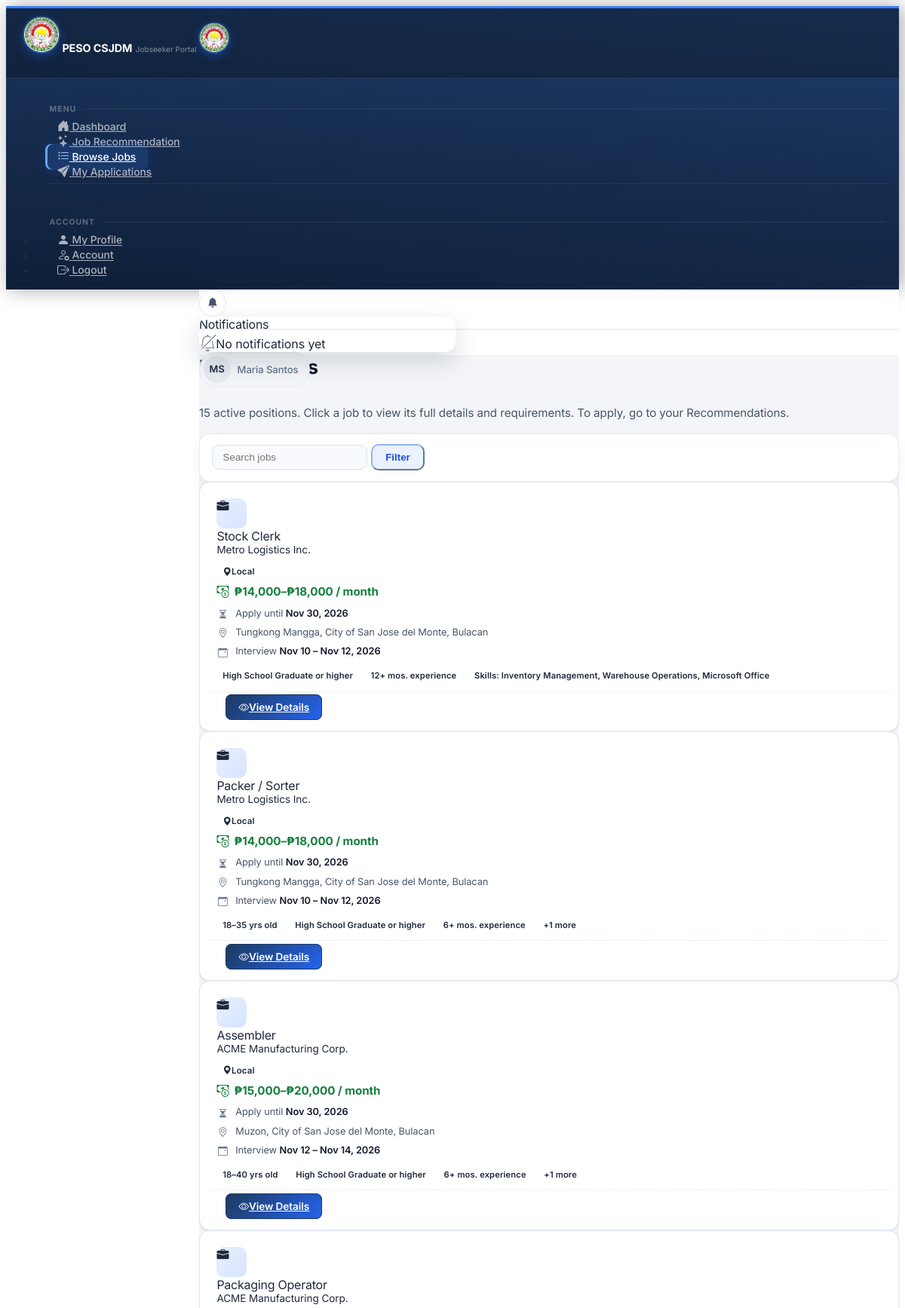
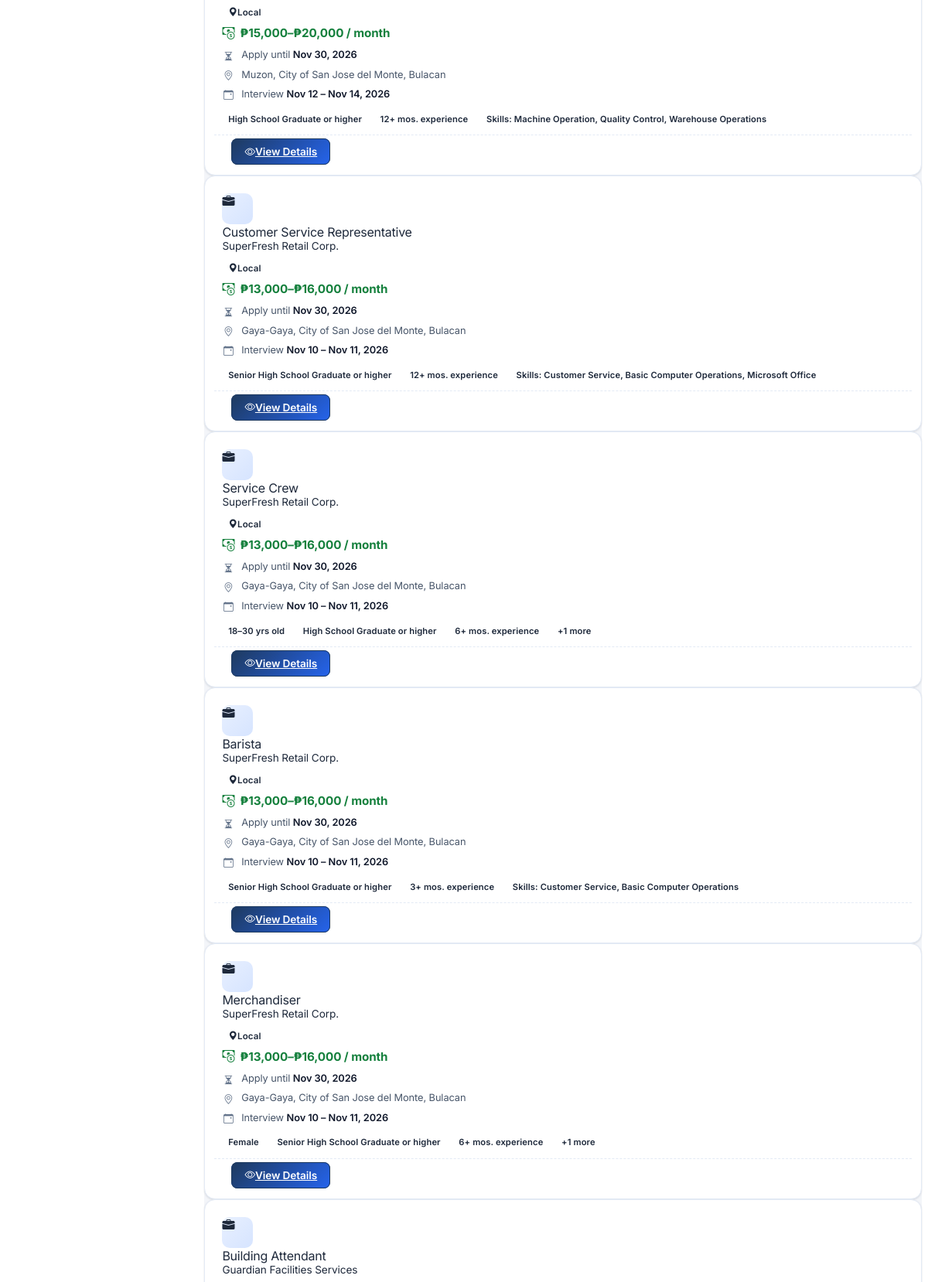
The app's page /jobseeker/jobs (signed in, upper part) with its own data (2 pictures, top to bottom).
### tables this page shows
CREATE TABLE "users" (
                user_id            INTEGER PRIMARY KEY AUTOINCREMENT,
                full_name     TEXT    NOT NULL,
                email         TEXT    UNIQUE NOT NULL,
                password_hash TEXT    NOT NULL,
                role          TEXT    DEFAULT 'admin',
                is_active     INTEGER DEFAULT 1,
                created_at    DATETIME DEFAULT CURRENT_TIMESTAMP
            );

CREATE TABLE job_vacancies (
            vacancy_id                   INTEGER  PRIMARY KEY AUTOINCREMENT,
            employer_name        TEXT     NOT NULL,
            job_title            TEXT     NOT NULL,
            occupational_category TEXT    NOT NULL,
            is_local             INTEGER  DEFAULT 1,
            is_active            INTEGER  DEFAULT 1,
            created_at           DATETIME DEFAULT CURRENT_TIMESTAMP
        , employer_id INTEGER REFERENCES users(user_id), application_deadline DATE, req_gender TEXT DEFAULT 'Any', req_age_min INTEGER, req_age_max INTEGER, req_education TEXT, req_documents TEXT, req_experience_months INTEGER, salary_min INTEGER, salary_max INTEGER, salary_period TEXT, job_location TEXT, req_skills TEXT, requirements_deadline DATE, interview_date DATE, interview_time TEXT, interview_date_end DATE, interview_time_end TEXT, location_type TEXT, venue_address TEXT, max_applicants INTEGER);

### app.py (the view)
@app.route('/jobseeker/jobs')
@jobseeker_required
def jobseeker_jobs():
    db       = get_db()
    ap       = _get_my_applicant()
    search   = request.args.get('search', '').strip()
    conds, params = [OPEN_VACANCY_SQL], []
    if search:
        conds.append('(job_title LIKE ? OR employer_name LIKE ?)')
        like = f'%{search}%'
        params += [like, like]
    vacancies = db.execute(
        f'SELECT * FROM job_vacancies WHERE {" AND ".join(conds)} ORDER BY created_at DESC', params
    ).fetchall()
    applied_ids = set()
    if ap:
        applied_ids = {r['vacancy_id'] for r in db.execute(
            "SELECT vacancy_id FROM referrals WHERE applicant_id=? AND status != 'cancelled'",
            (ap['applicant_id'],)
        ).fetchall()}
    vacancies = [v for v in vacancies if v['vacancy_id'] in applied_ids or meets_hard_requirements(v, ap)]
    profile_ok = bool(ap and ap['educ_level'] and ap['preferred_position'] and ap['skills'])
    return render_template('jobseeker/jobs.html', ap=ap, vacancies=vacancies,
                           applied_ids=applied_ids, profile_ok=profile_ok, search=search)

### app.py (called while the page is built)
def get_db():
    if 'db' not in g:
        g.db = sqlite3.connect(DATABASE)
        g.db.row_factory = sqlite3.Row
        g.db.execute('PRAGMA foreign_keys = ON')
    return g.db

def edu_req_text(level):
    return f'{level} or higher' if level in EDUC_RANK else (level or '')

def _g(v, key):
    try:
        return v[key]
    except (KeyError, IndexError, TypeError):
        return None

def loc_type(v):
    t = _g(v, 'location_type')
    if t in LOCATION_TYPES_V:
        return t
    return 'local' if _g(v, 'is_local') else 'ph'

def loc_info(v):
    return {'type': loc_type(v), **LOCATION_TYPES_V[loc_type(v)]}

def salary_text(v):
    lo, hi, per = _g(v, 'salary_min'), _g(v, 'salary_max'), _g(v, 'salary_period')
    if not lo and not hi:
        return ''
    unit = {'Daily': 'day', 'Weekly': 'week',
            'Semi-monthly': 'half-month', 'Monthly': 'month'}.get(per, 'month')
    fmt = lambda n: '₱{:,}'.format(int(n))
    if lo and hi:
        amt = f'{fmt(lo)}–{fmt(hi)}'
    elif lo:
        amt = f'{fmt(lo)}+'
    else:
        amt = f'up to {fmt(hi)}'
    return f'{amt} / {unit}'

def interview_text(v):
    def fmt_d(dt, year=True):
        return dt.strftime('%b %d, %Y' if year else '%b %d').replace(' 0', ' ')
    def fmt_t(x):
        return datetime.strptime(x, '%H:%M').strftime('%I:%M %p').lstrip('0')
    d1, d2 = _g(v, 'interview_date'), _g(v, 'interview_date_end')
    if not d1:
        return ''
    try:
        a1 = datetime.strptime(d1, '%Y-%m-%d')
        if d2 and d2 != d1:
            a2 = datetime.strptime(d2, '%Y-%m-%d')
            out = f"{fmt_d(a1, a1.year != a2.year)} \u2013 {fmt_d(a2)}"
        else:
            out = fmt_d(a1)
        t1, t2 = _g(v, 'interview_time'), _g(v, 'interview_time_end')
        if t1 and t2:
            out += f' \u00b7 {fmt_t(t1)} \u2013 {fmt_t(t2)}'
        elif t1:
            out += f' \u00b7 {fmt_t(t1)}'
    except ValueError:
        return ''
    return out

def _total_exp_months(ap):
    raw = _g(ap, 'work_history')
    if not raw:
        return 0
    try:
        data = json.loads(raw) if isinstance(raw, str) else raw
    except (ValueError, TypeError):
        return 0
    total = 0
    for e in (data or []):
        mo = str(e.get('months', '')).strip()
        if mo.isdigit():
            total += int(mo)
    return total

def _get_my_applicant():
    return get_db().execute(
        'SELECT * FROM applicants WHERE user_id=?', (session['user_id'],)
    ).fetchone()

### templates/jobseeker/jobs.html (shortened to what this page needs)
{% extends 'base_jobseeker.html' %}
{% block content %}
<div class="mb-3">
  <h4 class="fw-bold mb-0 jobs-title">Browse Jobs</h4>
  <p class="text-muted small mb-0 jobs-sub">{{ vacancies|length }} active position{{ 's' if vacancies|length != 1 else '' }}. Click a job to view its full details and requirements. To apply, go to your Recommendations.</p>
</div>
<form method="GET" action="{{ url_for('jobseeker_jobs') }}" class="d-flex gap-2 flex-wrap mb-4 jobs-filter">
  <input type="text" name="search" value="{{ search }}" maxlength="80"
         class="form-control" style="max-width:260px;" placeholder="Search jobs" />
  <button type="submit" class="btn btn-outline-primary">Filter</button>
</form>
{% if vacancies %}
<div class="row g-4 job-grid">
  {% for v in vacancies %}
  <div class="col-md-6 col-xl-4">
    <div class="card h-100 border shadow-sm job-card" style="border-radius:10px;">
      <div class="card-body p-3">
        <div class="d-flex align-items-start gap-2 mb-2">
          <div class="d-flex align-items-center justify-content-center flex-shrink-0 job-ico"
               style="width:40px;height:40px;border-radius:8px;background:#eff6ff;">
            <i class="bi bi-briefcase-fill text-primary"></i>
          </div>
          <div class="overflow-hidden">
            <div class="fw-bold text-truncate" style="font-size:1rem;">{{ v.job_title }}</div>
            <div class="text-muted text-truncate" style="font-size:.85rem;">{{ v.employer_name }}</div>
          </div>
        </div>
        <div>
          {% set li = loc_info(v) %}<span class="badge {{ li.css }}" style="font-size:.72rem;"><i class="bi bi-geo-alt-fill me-1"></i>{{ li.short }}</span>
        </div>
        <div>{% with compact=true %}{% include '_vacancy_details.html' %}{% endwith %}</div>
      </div>
      <div class="card-footer bg-transparent border-top-0 pt-0 pb-3 px-3">
        <a href="{{ url_for('public_job_detail', vid=v.vacancy_id, src='jobs') }}" class="btn btn-view-details w-100">
          <i class="bi bi-eye me-1"></i>View Details
        </a>
      </div>
    </div>
  </div>
  {% endfor %}
</div>
{% else %}
<div class="text-center py-5 text-muted">
  <i class="bi bi-briefcase" style="font-size:2.5rem;opacity:.25;"></i>
  <p class="mt-3">No vacancies found for the selected filters.</p>
</div>
{% endif %}
{% endblock %}

### templates/base_jobseeker.html (shortened to what this page needs)
<!DOCTYPE html>
<html lang="en">
<head>
  <link rel="stylesheet" href="https://cdn.jsdelivr.net/npm/@coreui/coreui@5/dist/css/coreui.min.css" />
  <link rel="stylesheet" href="https://cdn.jsdelivr.net/npm/bootstrap-icons@1.11.3/font/bootstrap-icons.min.css" />
  <link rel="stylesheet" href="{{ url_for('static', filename='css/custom.css') }}" />
</head>
<body class="jobseeker-portal">
<div class="sidebar sidebar-dark sidebar-fixed hide" id="sidebar">
  <div class="sidebar-brand">
    <span class="sidebar-brand-full d-flex align-items-center gap-2">
      <span class="sb-icon-badge">
        <img src="{{ url_for('static', filename='img/peso_logo.png') }}" alt="PESO CSJDM" />
      </span>
      <span>
        <span class="sb-brand-name d-block">PESO CSJDM</span>
        <span class="sb-brand-sub">Jobseeker Portal</span>
      </span>
    </span>
    <span class="sidebar-brand-narrow">
      <span class="sb-icon-badge" style="width:38px;height:38px;">
        <img src="{{ url_for('static', filename='img/peso_logo.png') }}" alt="PESO CSJDM" />
      </span>
    </span>
  </div>
  <ul class="sidebar-nav">
    <li class="nav-title">Menu</li>
    <li class="nav-item">
      <a class="nav-link {% if request.endpoint == 'jobseeker_dashboard' %}active{% endif %}"
         href="{{ url_for('jobseeker_dashboard') }}">
        <span class="nav-icon"><i class="bi bi-house-door-fill"></i></span>
        Dashboard
      </a>
    </li>
    <li class="nav-item">
      <a class="nav-link {% if request.endpoint == 'jobseeker_recommendations' %}active{% endif %}"
         href="{{ url_for('jobseeker_recommendations') }}">
        <span class="nav-icon"><i class="bi bi-stars"></i></span>
        Job Recommendation
      </a>
    </li>
    <li class="nav-item">
      <a class="nav-link {% if request.endpoint == 'jobseeker_jobs' %}active{% endif %}"
         href="{{ url_for('jobseeker_jobs') }}">
        <span class="nav-icon"><i class="bi bi-list-task"></i></span>
        Browse Jobs
      </a>
    </li>
    <li class="nav-item">
      <a class="nav-link {% if request.endpoint == 'jobseeker_referrals' %}active{% endif %}"
         href="{{ url_for('jobseeker_referrals') }}">
        <span class="nav-icon"><i class="bi bi-send-fill"></i></span>
        My Applications
      </a>
    </li>
    <li class="nav-divider"></li>
    <li class="nav-title">Account</li>
    <li class="nav-item">
      <a class="nav-link {% if request.endpoint == 'jobseeker_profile' %}active{% endif %}"
         href="{{ url_for('jobseeker_profile') }}">
        <span class="nav-icon"><i class="bi bi-person-fill"></i></span>
        My Profile
      </a>
    </li>
    <li class="nav-item">
      <a class="nav-link {% if request.endpoint == 'jobseeker_account' %}active{% endif %}"
         href="{{ url_for('jobseeker_account') }}">
        <span class="nav-icon"><i class="bi bi-person-gear"></i></span>
        Account
      </a>
    </li>
    <li class="nav-item">
      <a class="nav-link" href="#" data-coreui-toggle="modal" data-coreui-target="#logoutModal">
        <span class="nav-icon"><i class="bi bi-box-arrow-right"></i></span>
        Logout
      </a>
    </li>
  </ul>
</div>
<div class="wrapper d-flex flex-column min-vh-100">
  <header class="header header-sticky p-0">
    <div class="container-fluid border-bottom px-4 d-flex align-items-center gap-3"
         style="height:52px;">
      <div class="ms-auto d-flex align-items-center gap-2">
        <div class="dropdown notif-wrap">
          <button type="button" class="notif-bell" data-coreui-toggle="dropdown" data-bs-toggle="dropdown" aria-expanded="false" aria-label="Notifications">
            <i class="bi bi-bell-fill"></i>
          </button>
          <div class="dropdown-menu dropdown-menu-end notif-menu p-0">
            <div class="d-flex align-items-center justify-content-between px-3 py-2 border-bottom">
              <span class="fw-bold small">Notifications</span>
            </div>
            {% if notif_items %}
            <div class="notif-list">
              {% for n in notif_items %}
              <a href="{{ url_for('jobseeker_notification_open', nid=n.notif_id) }}" class="notif-item {{ '' if n.is_read else 'unread' }}">
                <span class="notif-ico"><i class="bi bi-info-circle-fill"></i></span>
                <span class="notif-body">
                  <span class="notif-title">{{ n.title }}</span>
                  <span class="notif-msg">{{ n.message }}</span>
                  <span class="notif-time">{{ n.created_at|friendly_dt }}</span>
                </span>
              </a>
              {% endfor %}
            </div>
            {% else %}
            <div class="text-center text-muted small py-4"><i class="bi bi-bell-slash d-block mb-1" style="font-size:1.4rem;opacity:.5;"></i>No notifications yet</div>
            {% endif %}
          </div>
        </div>
        {% set _name = session.get('full_name', 'Jobseeker') %}
        <div class="topbar-user">
          {% if user_photo %}<img class="topbar-avatar" src="{{ url_for('profile_photo', filename=user_photo) }}" alt="" />
          {% else %}<span class="topbar-avatar topbar-avatar-initials" aria-hidden="true">{{ (_name.split()|map('first')|list)[:2]|join|upper or 'J' }}</span>{% endif %}
          <span>{{ _name }}</span>
        </div>
      </div>
    </div>
  </header>
  <div class="body flex-grow-1">
    <div class="container-fluid px-4 pt-3 pb-4">
      {% block content %}{% endblock %}
    </div>
  </div>
</div>
</body>
</html>

### templates/_vacancy_details.html (shortened to what this page needs)
{% set compact = compact|default(false) %}
{% set chips = req_summary(v) %}
{% set _loc = vacancy_location(v) %}
<div class="vd">
  {% if salary_text(v) %}<div class="vd-salary"><i class="bi bi-cash-coin"></i>{{ salary_text(v) }}</div>{% endif %}
  <ul class="vd-list">
    <li>{% if v.application_deadline %}<i class="bi bi-hourglass-split"></i><span>Apply until <strong>{{ v.application_deadline|friendly_date }}</strong></span>
        {% else %}<i class="bi bi-hourglass"></i><span>Open until filled</span>{% endif %}</li>
    {% if _loc %}<li><i class="bi bi-geo-alt"></i><span>{{ _loc }}</span></li>{% endif %}
    <li><i class="bi bi-calendar-event"></i>
      <span>{% if v.interview_date %}Interview <strong>{{ interview_text(v).split(' \u00b7 ')[0] if compact else interview_text(v) }}</strong>{% else %}<span class="text-muted">Interview to be announced</span>{% endif %}</span></li>
  </ul>
  {% if chips %}
  <div class="vd-chips">
    {% for c in (chips[:3] if compact else chips) %}<span class="badge bg-secondary-subtle text-secondary-emphasis fw-normal">{{ c }}</span>{% endfor %}
    {% if compact and chips|length > 3 %}<span class="badge bg-light text-secondary border fw-normal" title="{{ chips[3:]|join(' \u00b7 ') }}">+{{ chips|length - 3 }} more</span>{% endif %}
  </div>
  {% endif %}
</div>

### templates/jobseeker/jobs.html (style rules this page uses)
.jobs-title { font-size: 1.6rem; letter-spacing: -.01em; color: #0f172a; }
.jobs-sub { color: #475569 !important; font-size: .95rem; line-height: 1.55; }
.jobs-filter { background: #fff; border: 1px solid #e8edf4; border-radius: 14px; padding: .85rem 1rem; box-shadow: 0 1px 2px rgba(15,23,42,.04), 0 6px 18px rgba(15,23,42,.05); align-items: center; }
.jobs-filter .form-control, .jobs-filter .form-select { border: 1.5px solid #dbe3ee; border-radius: 10px; background-color: #f8fafd; padding: .5rem .85rem; transition: border-color .15s ease, box-shadow .15s ease, background-color .15s ease; }
.jobs-filter .btn { border-radius: 10px; font-weight: 600; padding: .5rem 1.1rem; }
.jobs-filter .btn-outline-primary { color: #1d4ed8; border-color: #93b4f5; background: #eaf1ff; }
.job-card { border: 1px solid #e3eaf5 !important; border-radius: 14px !important; background: #fff; box-shadow: 0 1px 2px rgba(15,23,42,.04) !important; transition: transform .18s ease, box-shadow .18s ease, border-color .18s ease; }
.job-card .job-ico { background: linear-gradient(135deg,#e8f0ff,#d6e4ff) !important; border-radius: 10px !important; }
.job-card .badge { border-radius: 999px; padding: .35em .7em; font-weight: 600; }
.job-card .card-footer { background: transparent !important; border-top: 1px dashed #e3eaf5 !important; margin: 0 .75rem; padding: .75rem 0 .85rem !important; }

### templates/base_jobseeker.html (style rules this page uses)
.notif-wrap { position:relative; }
.notif-bell { position:relative; width:36px; height:36px; border-radius:50%; border:1px solid #e2e8f0; background:#fff; color:#475569; display:inline-flex; align-items:center; justify-content:center; cursor:pointer; }
.notif-menu { width:340px; max-width:92vw; border-radius:14px; box-shadow:0 12px 32px rgba(15,23,42,.16); overflow:hidden; }

### records on screen
users: full_name "Maria Santos"
job_vacancies: job_title "Stock Clerk", employer_name "Metro Logistics Inc.", short "Local", salary_text "₱14,000–₱18,000 / month", application_deadline|friendly_date "Nov 30, 2026", job_location "Tungkong Mangga, City of San Jose del Monte, Bulacan", interview_text "Nov 10 – Nov 12, 2026", c "High School Graduate or higher" "12+ mos. experience" "Skills: Inventory Management, Warehouse Operations, Microsoft Office"
job_vacancies: job_title "Packer / Sorter", employer_name "Metro Logistics Inc.", short "Local", salary_text "₱14,000–₱18,000 / month", application_deadline|friendly_date "Nov 30, 2026", job_location "Tungkong Mangga, City of San Jose del Monte, Bulacan", interview_text "Nov 10 – Nov 12, 2026", c "18–35 yrs old" "High School Graduate or higher" "6+ mos. experience", chips "1"
job_vacancies: job_title "Assembler", employer_name "ACME Manufacturing Corp.", short "Local", salary_text "₱15,000–₱20,000 / month", application_deadline|friendly_date "Nov 30, 2026", job_location "Muzon, City of San Jose del Monte, Bulacan", interview_text "Nov 12 – Nov 14, 2026", c "18–40 yrs old" "High School Graduate or higher" "6+ mos. experience", chips "1"
job_vacancies: job_title "Packaging Operator", employer_name "ACME Manufacturing Corp.", short "Local", salary_text "₱15,000–₱20,000 / month", application_deadline|friendly_date "Nov 30, 2026", job_location "Muzon, City of San Jose del Monte, Bulacan", interview_text "Nov 12 – Nov 14, 2026", c "High School Graduate or higher" "12+ mos. experience" "Skills: Machine Operation, Quality Control, Warehouse Operations"
job_vacancies: job_title "Customer Service Representative", employer_name "SuperFresh Retail Corp.", short "Local", salary_text "₱13,000–₱16,000 / month", application_deadline|friendly_date "Nov 30, 2026", job_location "Gaya-Gaya, City of San Jose del Monte, Bulacan", interview_text "Nov 10 – Nov 11, 2026", c "Senior High School Graduate or higher" "12+ mos. experience" "Skills: Customer Service, Basic Computer Operations, Microsoft Office"
job_vacancies: job_title "Service Crew", employer_name "SuperFresh Retail Corp.", short "Local", salary_text "₱13,000–₱16,000 / month", application_deadline|friendly_date "Nov 30, 2026", job_location "Gaya-Gaya, City of San Jose del Monte, Bulacan", interview_text "Nov 10 – Nov 11, 2026", c "18–30 yrs old" "High School Graduate or higher" "6+ mos. experience", chips "1"
job_vacancies: job_title "Barista", employer_name "SuperFresh Retail Corp.", short "Local", salary_text "₱13,000–₱16,000 / month", application_deadline|friendly_date "Nov 30, 2026", job_location "Gaya-Gaya, City of San Jose del Monte, Bulacan", interview_text "Nov 10 – Nov 11, 2026", c "Senior High School Graduate or higher" "3+ mos. experience" "Skills: Customer Service, Basic Computer Operations"
job_vacancies: job_title "Merchandiser", employer_name "SuperFresh Retail Corp.", short "Local", salary_text "₱13,000–₱16,000 / month", application_deadline|friendly_date "Nov 30, 2026", job_location "Gaya-Gaya, City of San Jose del Monte, Bulacan", interview_text "Nov 10 – Nov 11, 2026", req_gender "Female", c "Senior High School Graduate or higher" "6+ mos. experience", chips "1"
job_vacancies: job_title "Building Attendant", employer_name "Guardian Facilities Services"

### other values on screen
{{ (_name.split()|map('first')|list)[:2]|join|upper or 'J' }} "MS"
{{ vacancies|length }} "15"
{{ 's' if vacancies|length != 1 else '' }} "s"
